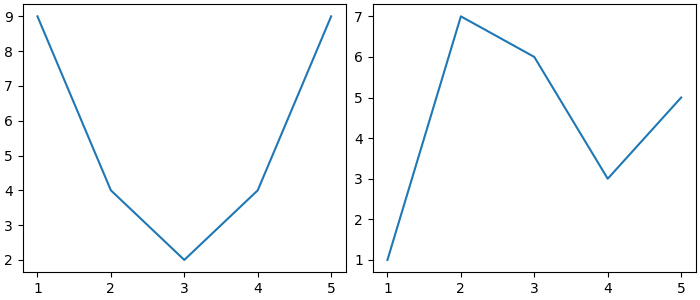

Here is the Python script that generated this plot:
import matplotlib.pyplot as plt
import matplotlib.gridspec as gridspec
x = [1, 2, 3, 4, 5]
y1 = [9, 4, 2, 4, 9]
y2 = [1, 7, 6, 3, 5]
fg = plt.figure(figsize=(7, 3), constrained_layout=True)
gs = gridspec.GridSpec(ncols=2, nrows=1, figure=fg)
fig_ax_1 = fg.add_subplot(gs[0, 0])
plt.plot(x, y1)
fig_ax_2 = fg.add_subplot(gs[0, 1])
plt.plot(x, y2)
plt.show()
